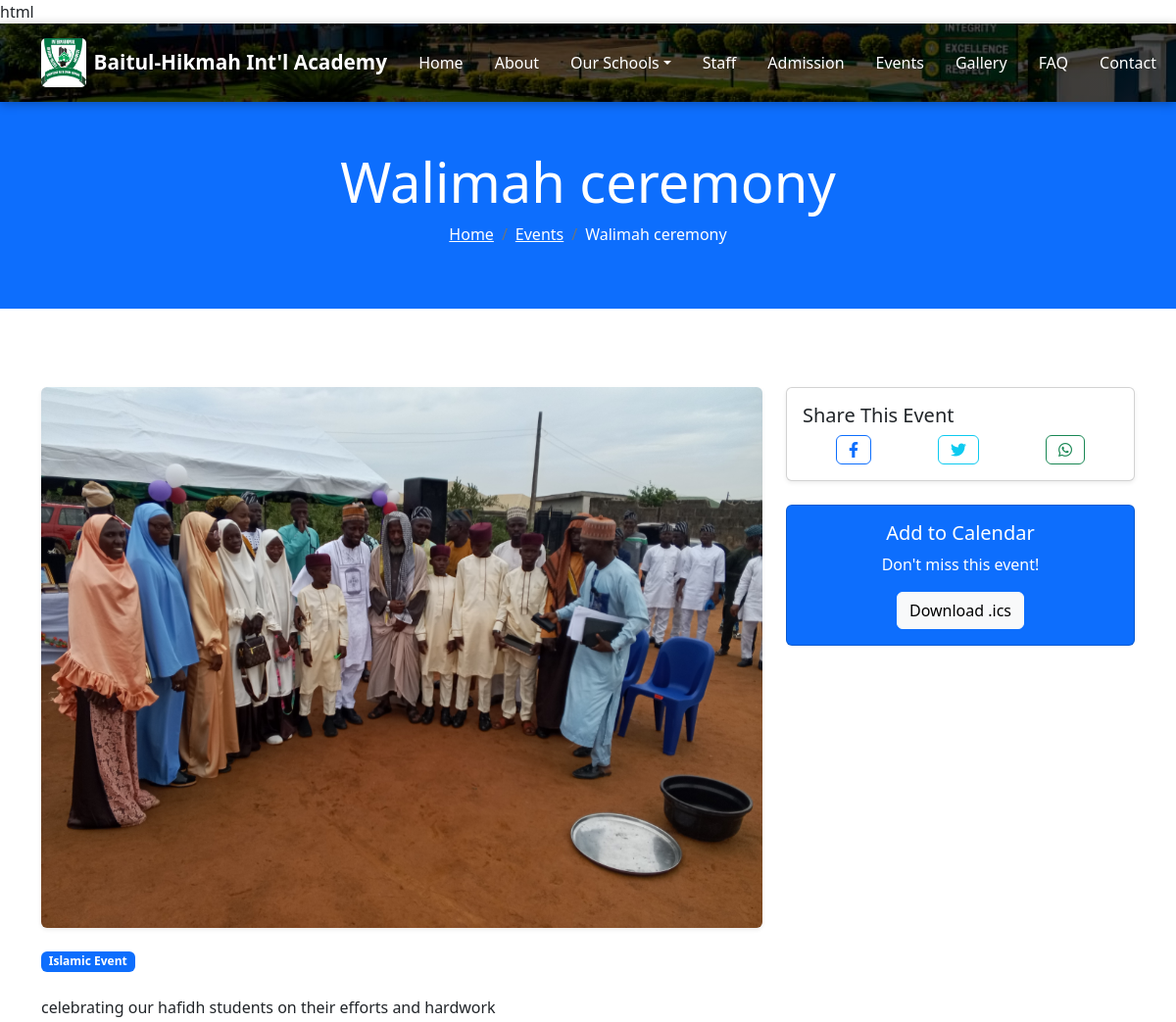
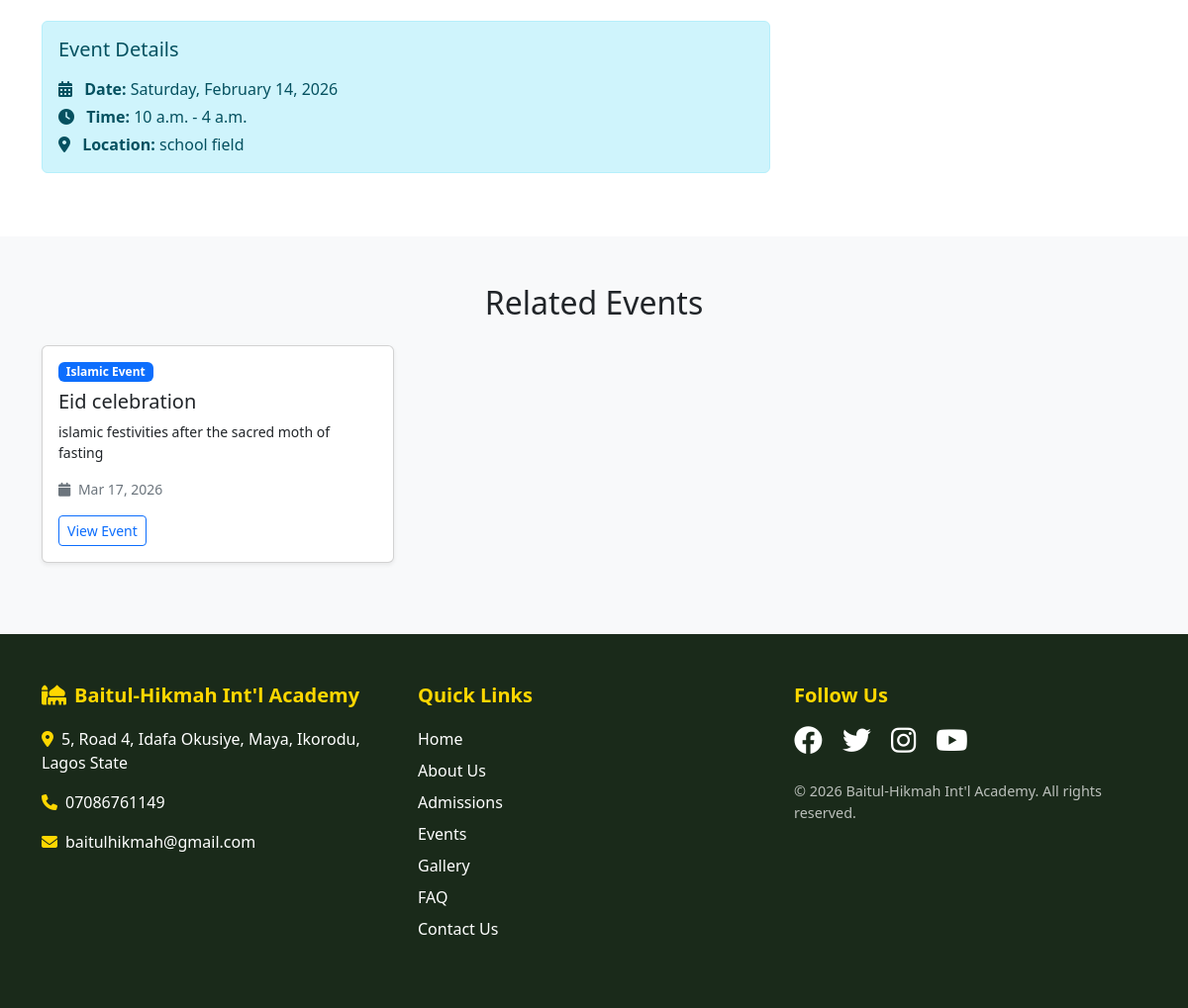
Screenshot of /events/walimah-ceremony/ with the database file from the repository (2 pictures, top to bottom).
### core/models.py (models this page shows, shortened)
class Event(models.Model):
    EVENT_TYPES = (
        ('ACADEMIC', 'Academic Event'),
        ('ISLAMIC', 'Islamic Event'),
        ('SPORTS', 'Sports Event'),
        ('PARENT', 'Parent Meeting'),
        ('HOLIDAY', 'Holiday'),
        ('OTHER', 'Other'),
    )
    title = models.CharField(max_length=200)
    slug = models.SlugField(unique=True, blank=True)
    event_type = models.CharField(max_length=20, choices=EVENT_TYPES, default='ACADEMIC')
    description = models.TextField()
    start_date = models.DateTimeField()
    end_date = models.DateTimeField()
    location = models.CharField(max_length=200)
    image = models.ImageField(upload_to='events/', blank=True, null=True)
    is_featured = models.BooleanField(default=False)
    created_date = models.DateTimeField(auto_now_add=True)
    class Meta:
        ordering = ['start_date']

### core/views.py (the view)
# urls.py: path('events/<slug:slug>/', views.event_detail, name='event_detail'),
def event_detail(request, slug):
    event = get_object_or_404(Event, slug=slug)
    related_events = Event.objects.filter(
        event_type=event.event_type
    ).exclude(id=event.id)[:3]
    context = {
        'event': event,
        'related_events': related_events,
    }
    return render(request, 'core/event_detail.html', context)

### core/context_processors.py (called while the page is built)
def school_info(request):
    return {
        'school_name': 'Baitul-Hikmah Int\'l Academy',
        'school_address': '5, Road 4, Idafa Okusiye, Maya, Ikorodu, Lagos State',
        'school_phone': '07086761149',
        'school_email': 'baitulhikmah@gmail.com',
        'all_school_levels': SchoolLevel.objects.all().order_by('order'),
        'recent_news': News.objects.all()[:3],
    }

### templates/core/event_detail.html (shortened to what this page needs)
{% extends 'base.html' %}
{% load static %}
{% block content %}
<section class="page-header bg-primary text-white py-5">
    <div class="container">
        <div class="row">
            <div class="col-12 text-center">
                <h1 class="display-4">{{ event.title }}</h1>
                <nav aria-label="breadcrumb">
                    <ol class="breadcrumb justify-content-center">
                        <li class="breadcrumb-item"><a href="{% url 'core:home' %}" class="text-white">Home</a></li>
                        <li class="breadcrumb-item"><a href="{% url 'core:events' %}" class="text-white">Events</a></li>
                        <li class="breadcrumb-item active text-white" aria-current="page">{{ event.title }}</li>
                    </ol>
                </nav>
            </div>
        </div>
    </div>
</section>
<section class="py-5">
    <div class="container">
        <div class="row">
            <div class="col-lg-8">
                {% if event.image %}
                <img src="{{ event.image.url }}" class="img-fluid rounded shadow-sm mb-4" alt="{{ event.title }}">
                {% endif %}
                <div class="mb-4">
                    <span class="badge bg-primary">{{ event.get_event_type_display }}</span>
                </div>
                <div class="event-description">
                    {{ event.description|linebreaks }}
                </div>
                <div class="alert alert-info mt-4">
                    <h5 class="mb-3">Event Details</h5>
                    <p class="mb-1"><i class="fas fa-calendar-alt me-2"></i> <strong>Date:</strong> {{ event.start_date|date:"l, F d, Y" }}</p>
                    <p class="mb-1"><i class="fas fa-clock me-2"></i> <strong>Time:</strong> {{ event.start_date|time }} - {{ event.end_date|time }}</p>
                    <p class="mb-0"><i class="fas fa-location-dot me-2"></i> <strong>Location:</strong> {{ event.location }}</p>
                </div>
            </div>
            <div class="col-lg-4">
                <div class="card shadow-sm mb-4">
                    <div class="card-body">
                        <h5 class="card-title">Share This Event</h5>
                        <div class="d-flex justify-content-around">
                            <a href="https://www.facebook.com/sharer/sharer.php?u={{ request.build_absolute_uri }}" target="_blank" class="btn btn-outline-primary">
                                <i class="fab fa-facebook-f"></i>
                            </a>
                            <a href="https://twitter.com/intent/tweet?url={{ request.build_absolute_uri }}" target="_blank" class="btn btn-outline-info">
                                <i class="fab fa-twitter"></i>
                            </a>
                            <a href="https://wa.me/?text={{ request.build_absolute_uri }}" target="_blank" class="btn btn-outline-success">
                                <i class="fab fa-whatsapp"></i>
                            </a>
                        </div>
                    </div>
                </div>
                <div class="card bg-primary text-white">
                    <div class="card-body text-center">
                        <h5 class="card-title">Add to Calendar</h5>
                        <p class="card-text">Don't miss this event!</p>
                        <a href="#" class="btn btn-light">Download .ics</a>
                    </div>
                </div>
            </div>
        </div>
    </div>
</section>
{% if related_events %}
<section class="py-5 bg-light">
    <div class="container">
        <h2 class="text-center mb-4">Related Events</h2>
        <div class="row">
            {% for related in related_events %}
            <div class="col-md-4 mb-4">
                <div class="card h-100 shadow-sm">
                    <div class="card-body">
                        <span class="badge bg-primary mb-2">{{ related.get_event_type_display }}</span>
                        <h5 class="card-title">{{ related.title }}</h5>
                        <p class="card-text small">{{ related.description|truncatewords:15 }}</p>
                        <p class="text-muted small">
                            <i class="fas fa-calendar me-1"></i> {{ related.start_date|date:"M d, Y" }}
                        </p>
                        <a href="{% url 'core:event_detail' related.slug %}" class="btn btn-sm btn-outline-primary">View Event</a>
                    </div>
                </div>
            </div>
            {% endfor %}
        </div>
    </div>
</section>
{% endif %}
{% endblock %}

### static/css/style.css (style rules this page uses)
.card { transition: transform 0.3s, box-shadow 0.3s; }
.page-header { margin-bottom: 2rem; }

### rows the page displays
Event: title "Walimah ceremony", image (picture), event_type "Islamic Event", description "celebrating our hafidh students on their efforts and hardwork", start_date "Saturday, February 14, 2026", start_date "10 a.m.", end_date "4 a.m.", location "school field"
Event: event_type "Islamic Event", title "Eid celebration", description "islamic festivities after the sacred moth of fasting", start_date "Mar 17, 2026"

### other values shown
{{ school_name }} "Baitul-Hikmah Int'l Academy"
{{ school_address }} "5, Road 4, Idafa Okusiye, Maya, Ikorodu, Lagos State"
{{ school_phone }} "07086761149"
{{ school_email }} "baitulhikmah@gmail.com"
